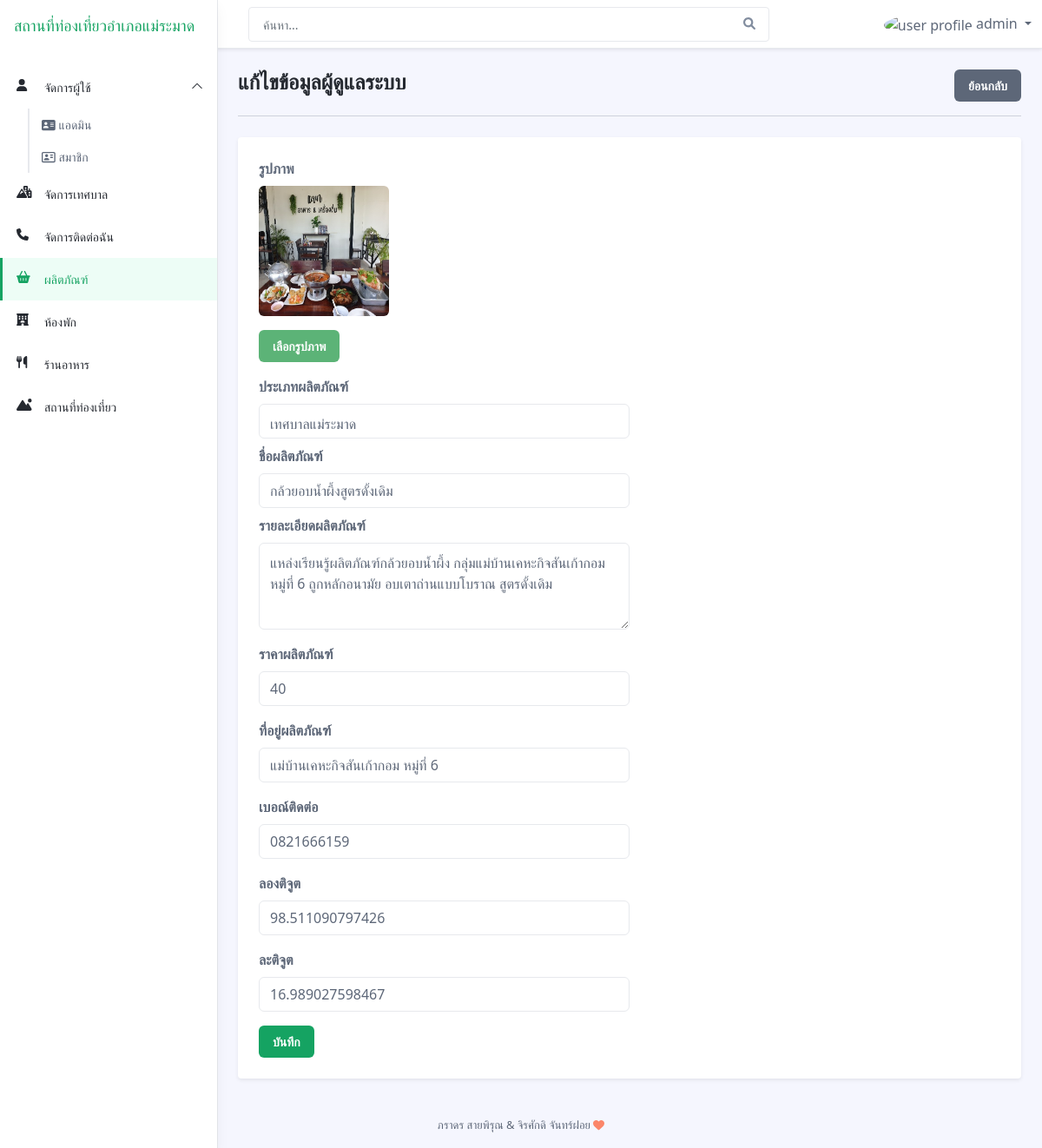
/admin/index.php?page=product&function=update&id=1 (signed in), run on the app's committed database.
### tables this page shows
CREATE TABLE `product` (
  `product_id` int(100) NOT NULL,
  `product_name` varchar(200) NOT NULL,
  `product_details` varchar(200) NOT NULL,
  `product_prices` varchar(200) NOT NULL,
  `product_address` varchar(200) NOT NULL,
  `product_phone` varchar(100) NOT NULL,
  `product_image` varchar(200) NOT NULL,
  `product_username` varchar(200) NOT NULL,
  `type_product_id` int(10) NOT NULL,
  `view` int(11) NOT NULL,
  `PLAT` varchar(200) NOT NULL,
  `PLNG` varchar(200) NOT NULL
);

CREATE TABLE `tb_travelling_type` (
  `travelling_type_id` int(3) UNSIGNED ZEROFILL NOT NULL COMMENT 'ชื่อตำบลสถานที่ท่องเที่ยว',
  `travelling_type_name` varchar(60) NOT NULL
);

### admin/product/edit.php (the view, shortened to what this page needs)
<?php
         if(isset($_GET['id']) && !empty($_GET['id'])){
            $id = $_GET['id'];
            $sql = "SELECT * FROM product WHERE product_id  = '$id'";
            $query = mysqli_query($conn,$sql);
            $result = mysqli_fetch_assoc($query);
        }
                $sql1 = "SELECT * FROM tb_travelling_type";
                $query1 = mysqli_query($conn,$sql1);
?>
<div class="row justify-content-between">
<div class="col-auto">
<h1 class="app-page-title mb-0">แก้ไขข้อมูลผู้ดูแลระบบ</h1>
</div>
<div class="col-auto">
<a href="?page=<?=$_GET['page']?>" class="btn btn-secondary">ย้อนกลับ</a>
</div>
</div>
<hr class="mb-4">
    <div class="row g-4 settings-section">
        <div class="col-12 col-md-12">
            <div class="app-card app-card-settings shadow-sm p-4">
                <div class="app-card-body">
                    <form action="" method="post" enctype="multipart/form-data">
                    <div class="mb-3">
                            <label class="form-label"> รูปภาพ </label>
                            <div class="mb-3">
                                <img id="preview" src="../member/upload/product/<?=$result['product_image']?>" class="rounded" width="150" height="150">
                            </div>
                            <button onclick="return triggerFile();" class="btn btn-success text-white">เลือกรูปภาพ</button>
                        </div>
                        <div class="mb-2 col-lg-6">
									    <label class="form-label"> ประเภทผลิตภัณฑ์ </label>
									   <select name ="travelling_type_id" class="form-control">
										<?php foreach ($query1 as $data):?>
											<option value="<?=$data['travelling_type_id']?>" <?=$result['type_product_id'] == $data['travelling_type_id'] ? 'selected' : '' ?>><?=$data['travelling_type_name']?></option>
										<?php endforeach;?>
										</select>
									</div>
								    <div class="mb-2 col-lg-6">
									    <label class="form-label"> ชื่อผลิตภัณฑ์ </label>
									    <input type="text" class="form-control" name="product_name" placeholder="ชื่อผลิตภัณฑ์ :"
                                        value="<?=$result['product_name']?>" autocomplete="off" required>
									</div>
									<div class="mb-3 col-lg-6">
									    <label class="form-label">รายละเอียดผลิตภัณฑ์</label>
										<textarea name="product_details" class="form-control" style="height:100px"><?=$result['product_details']?></textarea>
									</div>
									<div class="mb-3 col-lg-6">
									    <label class="form-label">ราคาผลิตภัณฑ์</label>
									    <input type="text" class="form-control" name="product_prices" placeholder="ราคาผลิตภัณฑ์ :"
                                        value="<?=$result['product_prices']?>" autocomplete="off" required>
									</div>
									<div class="mb-3 col-lg-6">
									    <label class="form-label">ที่อยู่ผลิตภัณฑ์</label>
									    <input type="text" class="form-control" name="product_address" placeholder="ที่อยู่ผลิตภัณฑ์ :"
										value="<?=$result['product_address']?>" autocomplete="off" required>
									</div>
                                    <div class="mb-3 col-lg-6">
									    <label class="form-label">เบอณ์ติดต่อ</label>
									    <input type="text" class="form-control" name="product_phone" placeholder="ที่อยู่ผลิตภัณฑ์ :"
										value="<?=$result['product_phone']?>" autocomplete="off" required>
									</div>
                                    <div class="mb-3 col-lg-6">
									    <label class="form-label">ลองติจูต</label>
									    <input type="text" class="form-control" name="PLNG" placeholder="ลองติจูต :"
										value="<?=$result['PLNG']?>" autocomplete="off" required>
									</div>
                                    <div class="mb-3 col-lg-6">
									    <label class="form-label">ละติจูต</label>
									    <input type="text" class="form-control" name="PLAT" placeholder="ละติจูต :"
										value="<?=$result['PLAT']?>" autocomplete="off" required>
									</div>
                        <button type="submit" class="btn app-btn-primary" >บันทึก</button>
                    </form>
                </div>
            </div>
        </div>
    </div>

### data on the page
product: product_image (picture), travelling_type_id "เทศบาลแม่ระมาด", product_name "กล้วยอบน้ำผึ้งสูตรดั้งเดิม", product_details "แหล่งเรียนรู้ผลิตภัณฑ์กล้วยอบน้ำผึ้ง กลุ่มแม่บ้านเคหะกิจสันเก้ากอม หมู่ที่ 6 ถูกหลักอนามัย อบเตาถ่านแบบโบราณ สูตรดั้งเดิม", product_prices "40", product_address "แม่บ้านเคหะกิจสันเก้ากอม หมู่ที่ 6", product_phone "0821666159", PLNG "98.511090797426", PLAT "16.989027598467"

### other printed values
$_SESSION['adminlogin'] "admin"
